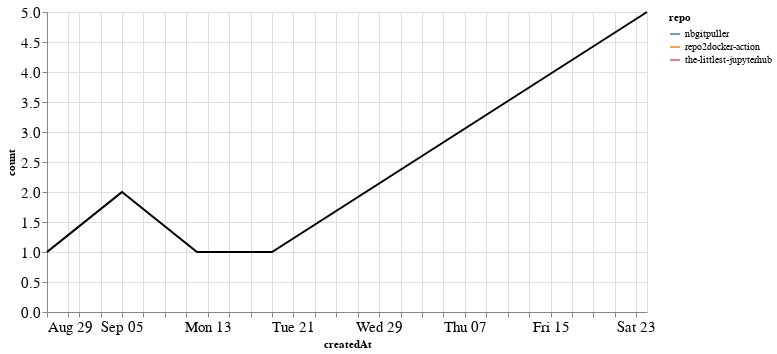

Notebook source saved alongside this figure:
### Markdown cell above
### Comments

### Code cell
comments_time = comments.groupby('repo').resample('W', on='createdAt').count()['author'].reset_index()
comments_time = comments_time.rename(columns={'author': 'count'})
comments_time_total = comments_time.groupby('createdAt').agg({"count": "sum"}).reset_index()
ch1 = alt.Chart(comments_time, width=600).mark_line().encode(
    x='createdAt',
    y='count',
    color='repo',
    tooltip="repo"
)

ch2 = alt.Chart(comments_time_total, width=600).mark_line(color="black").encode(
    x='createdAt',
    y='count',
)

ch1 + ch2

### Figure 1 — Vega-Lite specification as saved in the notebook (floating-point values rounded to 4 significant figures)
{"config": {"axisLeft": {"labelFontSize": 15}, "axisBottom": {"labelFontSize": 15}}, "layer": [{"data": {"name": "data-e17d169b3093e0e400ffdb26bd2f81ee"}, "mark": "line", "encoding": {"color": {"type": "nominal", "field": "repo"}, "tooltip": {"type": "nominal", "field": "repo"}, "x": {"type": "temporal", "field": "createdAt"}, "y": {"type": "quantitative", "field": "count"}}, "width": 600}, {"data": {"name": "data-08e8e11fe5766fad1395e6c082302e27"}, "mark": {"type": "line", "color": "black"}, "encoding": {"x": {"type": "temporal", "field": "createdAt"}, "y": {"type": "quantitative", "field": "count"}}, "width": 600}], "$schema": "https://vega.github.io/schema/vega-lite/v4.8.1.json", "datasets": {"data-e17d169b3093e0e400ffdb26bd2f81ee": [{"repo": "nbgitpuller", "createdAt": "2021-08-29T00:00:00", "count": 1}, {"repo": "nbgitpuller", "createdAt": "2021-09-05T00:00:00", "count": 2}, {"repo": "repo2docker-action", "createdAt": "2021-09-12T00:00:00", "count": 1}, {"repo": "repo2docker-action", "createdAt": "2021-09-19T00:00:00", "count": 1}, {"repo": "the-littlest-jupyterhub", "createdAt": "2021-10-24T00:00:00", "count": 5}], "data-08e8e11fe5766fad1395e6c082302e27": [{"createdAt": "2021-08-29T00:00:00", "count": 1}, {"createdAt": "2021-09-05T00:00:00", "count": 2}, {"createdAt": "2021-09-12T00:00:00", "count": 1}, {"createdAt": "2021-09-19T00:00:00", "count": 1}, {"createdAt": "2021-10-24T00:00:00", "count": 5}]}}
